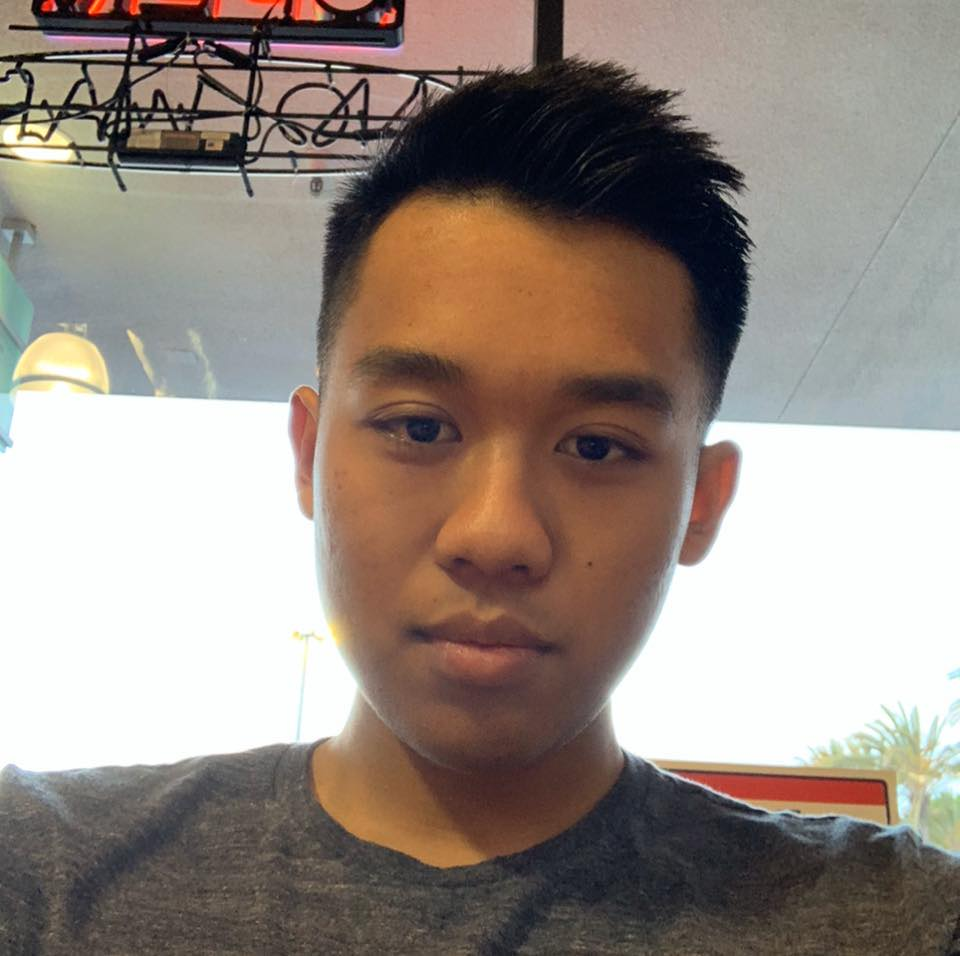
#> input picture Lab 1/Portfolio/images/me.jpg, 960 x 956 px, given in place of the camera
$ python Segmentation.py   (older library calls are emulated)
#> lines starting #> are read from the running program, lines starting #| are printed output that depends on the picture; after the words box and inside, x2 and y2 are one past the last pixel; in counts of white or black regions, pixels touching at a corner belong together; long printed decimals are rounded
import numpy as np
import cv2
import os

# Setting to camera capture to camera resolution 480 x 640
cap=cv2.VideoCapture(0)
cap.set(cv2.CAP_PROP_FRAME_WIDTH, 640)
cap.set(cv2.CAP_PROP_FRAME_HEIGHT, 480)

try:
   # Keep track of frames for debugging and image testing
   frames = 0

   if not os.path.exists("./Frames/"):
      os.mkdir("./Frames/")
      print("Created new directory for logging frames")

   # Start live feed
   while(frames >= 0):

      # Read with the USB camera
      _,frame=cap.read()
#> frame is the input picture: shape (956, 960, 3); mean B, G, R 130.2, 138.1, 150

      frames += 1

      # Convert to hsv deals better with lighting
      hsv = cv2.cvtColor(frame, cv2.COLOR_BGR2HSV)
#> hsv: shape (956, 960, 3); mean H, S, V 52.2, 57.1, 153.3

      # Red is on the upper and lower of hsv scale. Requires 2 ranges
      lower1 = np.array([0, 150, 20])
      upper1 = np.array([10, 255, 255])
      lower2 = np.array([160,100,20])
      upper2 = np.array([179,255,255])

      # Mask input image with upper and lower red ranges
      red_only1 = cv2.inRange(hsv, lower1, upper1)
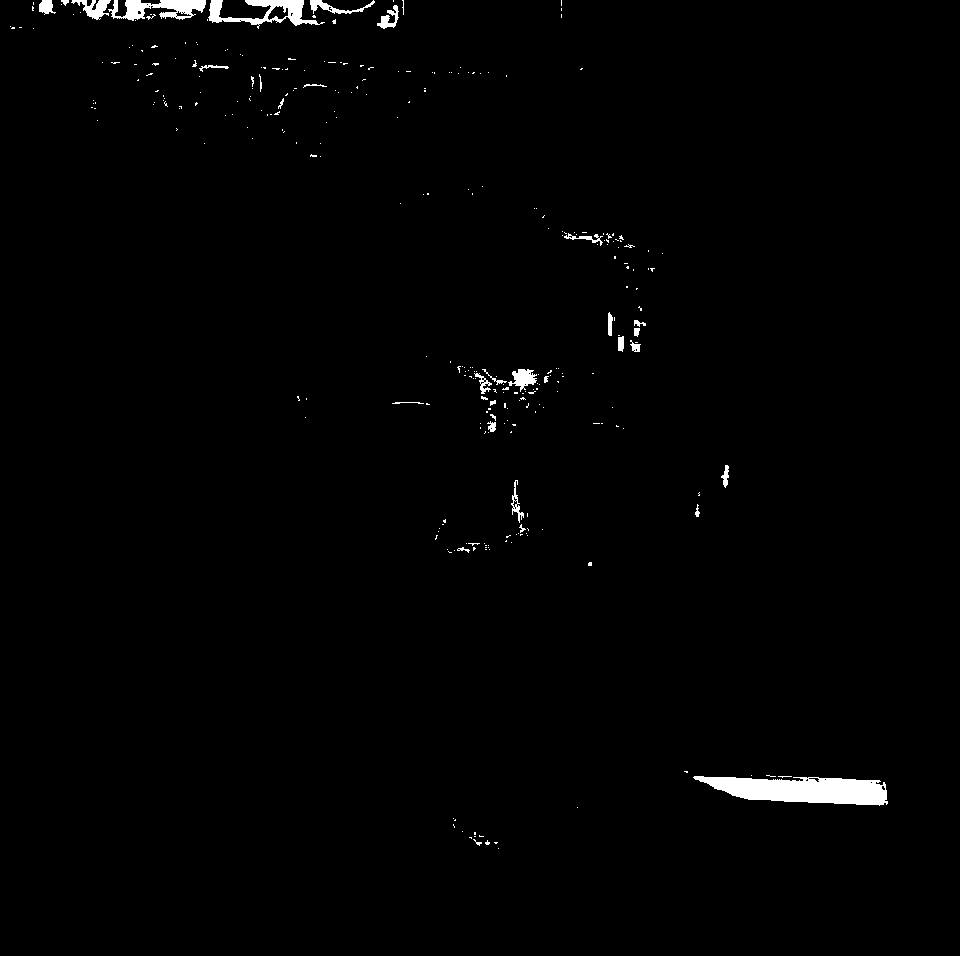
#> red_only1: shape (956, 960); 1.1% white; 309 white regions (278 under 20 px), largest, box (x1, y1, x2, y2) and area: (693, 776, 888, 806) 3932, (208, 0, 325, 29) 1249, (108, 0, 206, 21) 1134
      red_only2 = cv2.inRange(hsv, lower2 , upper2)
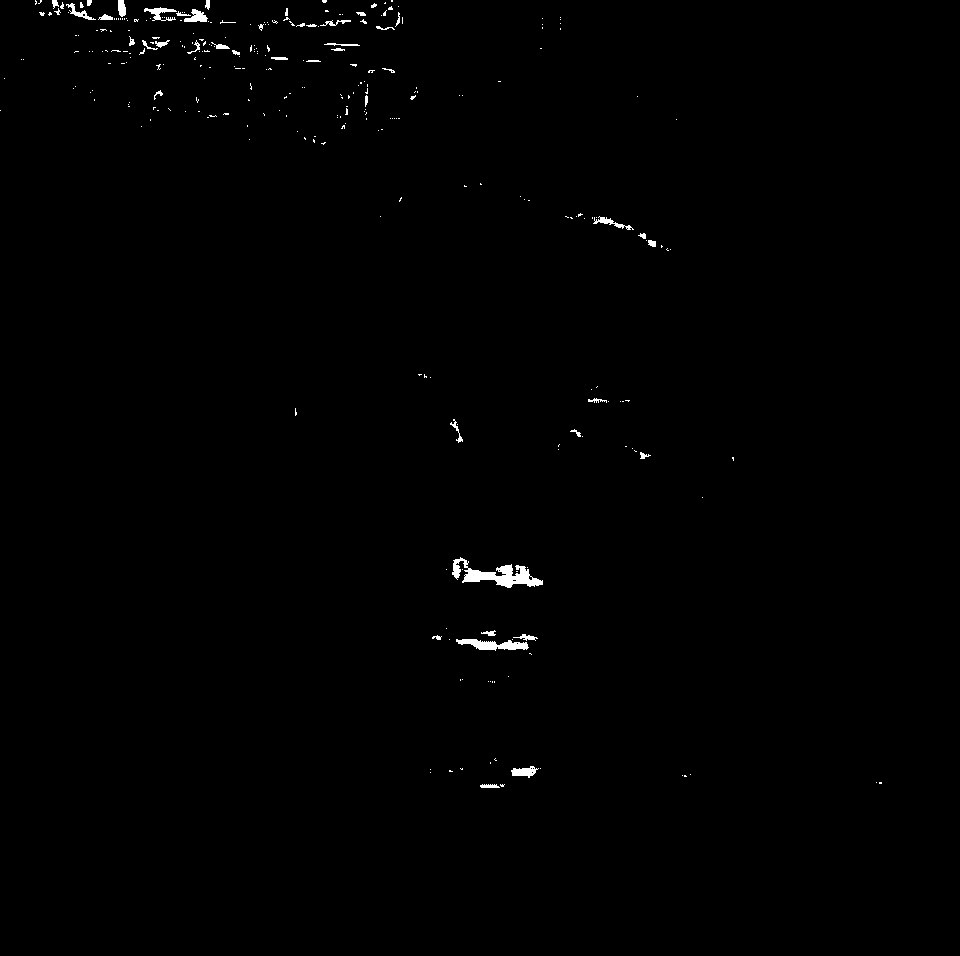
#> red_only2: shape (956, 960); 0.54% white; 300 white regions (256 under 20 px), largest, box (x1, y1, x2, y2) and area: (452, 557, 543, 588) 1123, (456, 639, 529, 651) 493, (144, 7, 177, 21) 197

      red_only = red_only1 + red_only2
#> red_only: shape (956, 960); 1.6% white; 501 white regions (443 under 20 px), largest, box (x1, y1, x2, y2) and area: (693, 776, 888, 806) 3939, (60, 0, 351, 31) 3890, (452, 557, 543, 588) 1123

      # Mask for kernel opening
      mask=np.ones((5,5),np.uint8)

      # Opening operation on red_only for denoising
      opening=cv2.morphologyEx(red_only, cv2.MORPH_OPEN, mask)
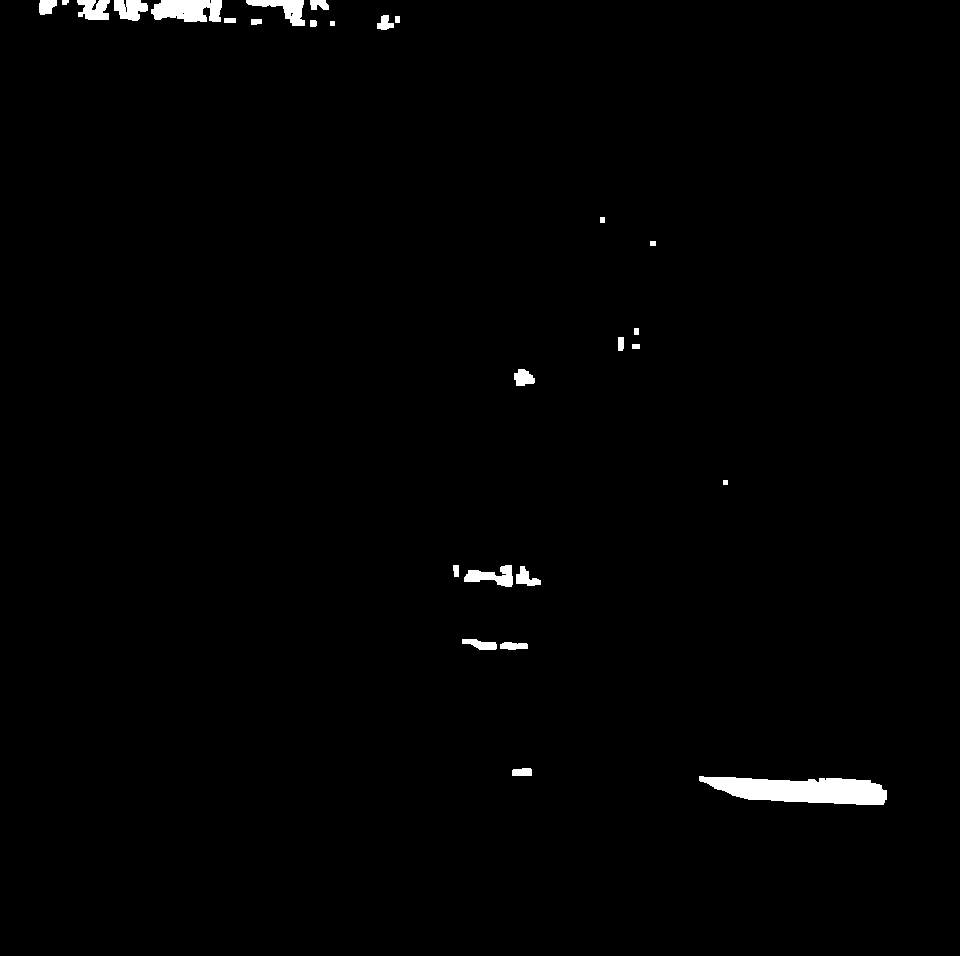
#> opening: shape (956, 960); 1% white; 27 white regions, largest, box (x1, y1, x2, y2) and area: (699, 776, 887, 805) 3806, (151, 0, 222, 22) 1283, (246, 0, 305, 26) 669

      # Run connected components algo to return all objects it sees.
      num_labels, labels, stats, centroids =cv2.connectedComponentsWithStats(opening,4, cv2.CV_32S)
#> labels: shape (956, 960) int32; 28 distinct labels, from 0 to 27
#> num_labels = 28; stats = 28 rows, first 6: [0, 0, 960, 956, 908203], [39, 0, 18, 15, 217], [62, 0, 7, 5, 31], [77, 0, 33, 20, 500], [114, 0, 34, 21, 516], [151, 0, 71, 22, 1283]; centroids = 28 pairs, first value 46.43 to 801.9, second value 1.81 to 789.8

      # Matrix showing labels for each pixel in the image
      b = np.matrix(labels)
      if num_labels > 1:
         max_label, max_size = max([(i, stats[i, cv2.CC_STAT_AREA]) for i in range(1, num_labels)], key = lambda x: x[1])
#> max_label = 27; max_size = 3806

         # Get only pixels with max_label as high (1), rest zero
         seg = (b == max_label)
#> seg: shape (956, 960) bool; 0.41% white; 1 white region, box (x1, y1, x2, y2) and area: (699, 776, 887, 805) 3806

         # Convert data to binary image
         seg = np.uint8(seg)
         seg[seg > 0] = 255
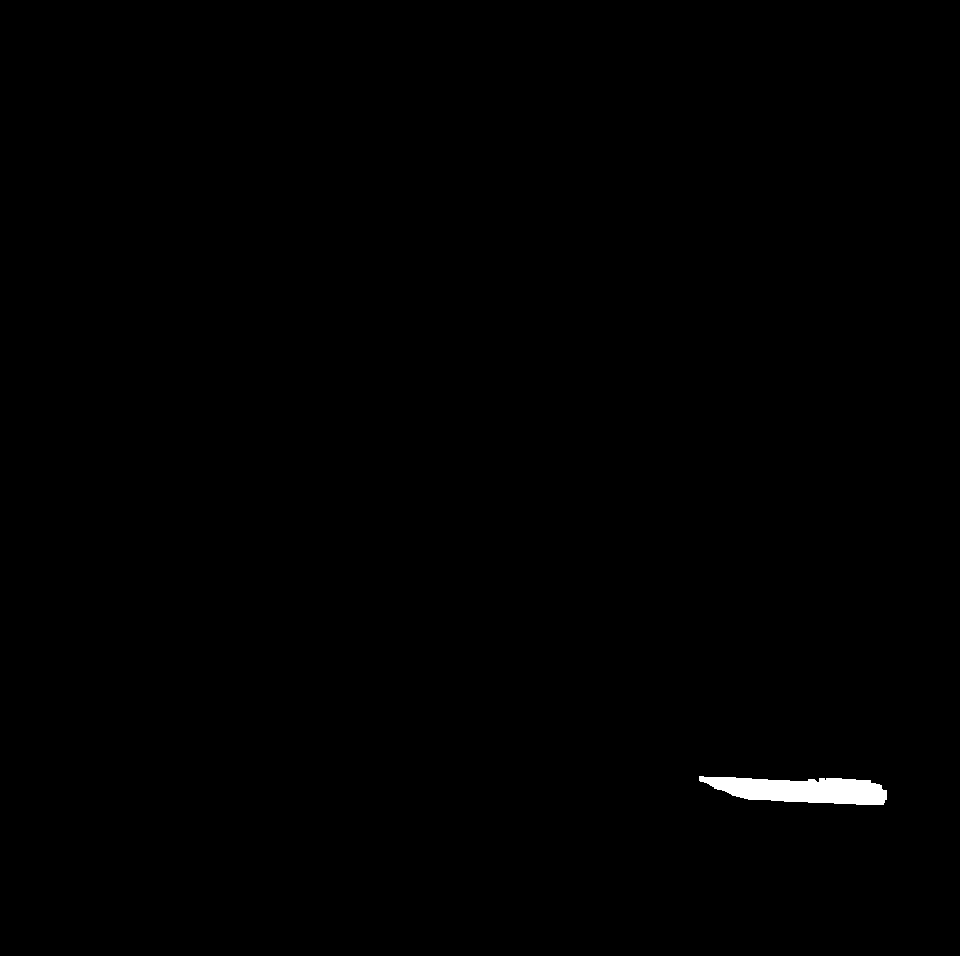
#> seg: shape (956, 960); 0.41% white; 1 white region, box (x1, y1, x2, y2) and area: (699, 776, 887, 805) 3806

         # Get distance from center
         print('distance from center:', -1 * (320 - centroids[max_label][0]))
#| distance from center: 481.887

         # Log images for debugging
         cv2.imwrite(f"./Frames/data_{frames}.png", frame)
         cv2.imwrite(f"./Frames/seg_{frames}.png", seg)

      else:
         print("no object in view")

# To stop video execution, track exception and exit
except KeyboardInterrupt:
   print("Press Ctrl-C to terminate while statement")
   pass
